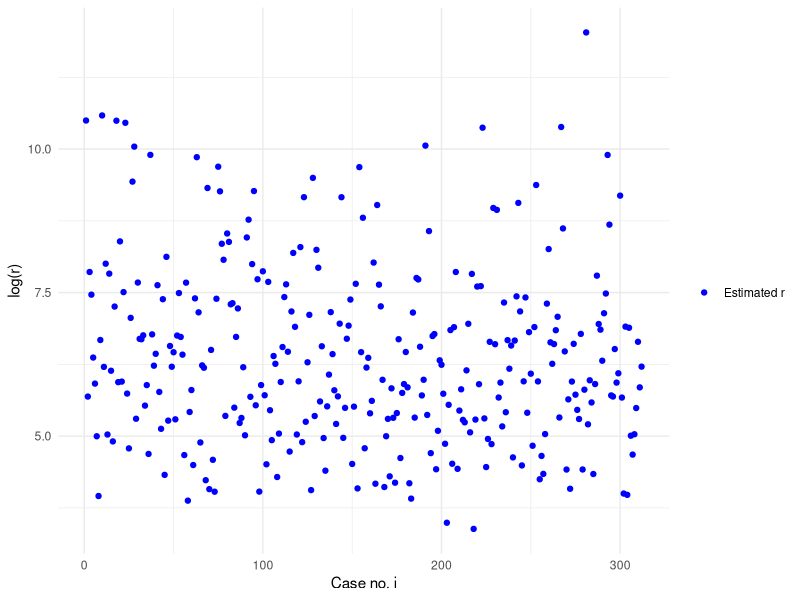
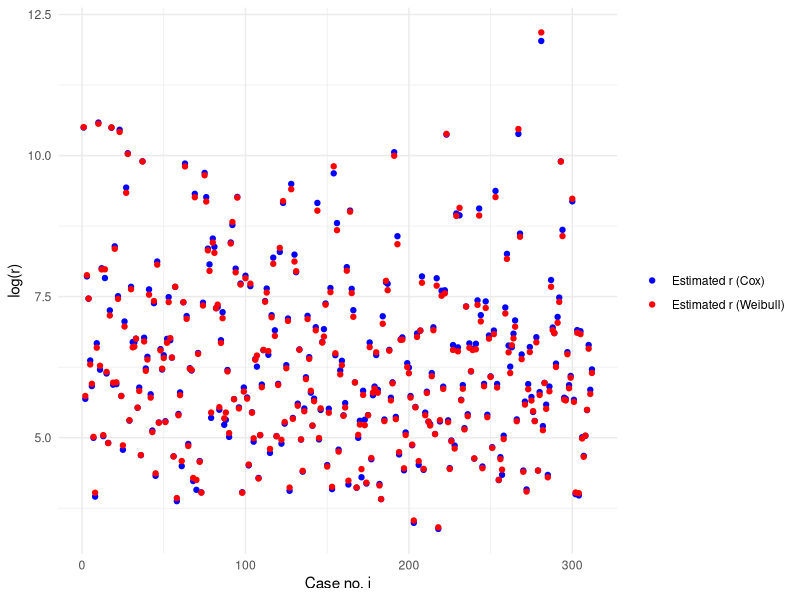
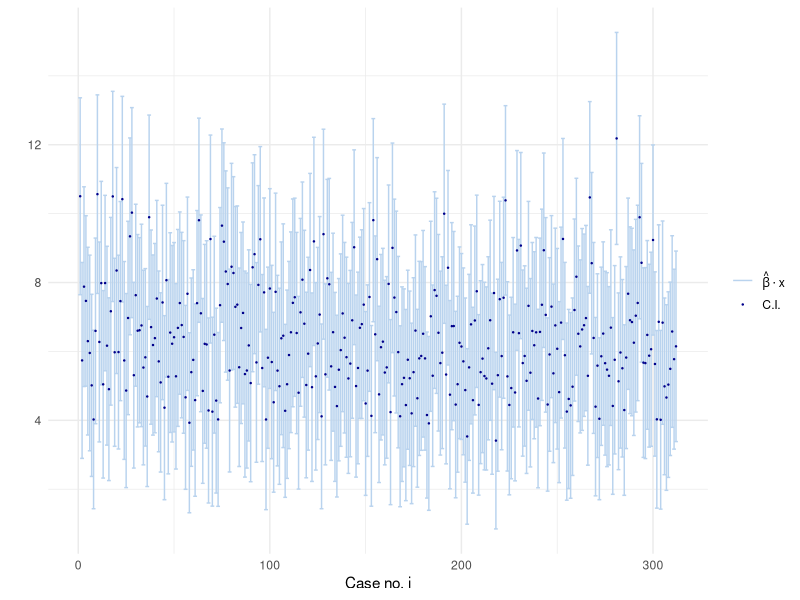
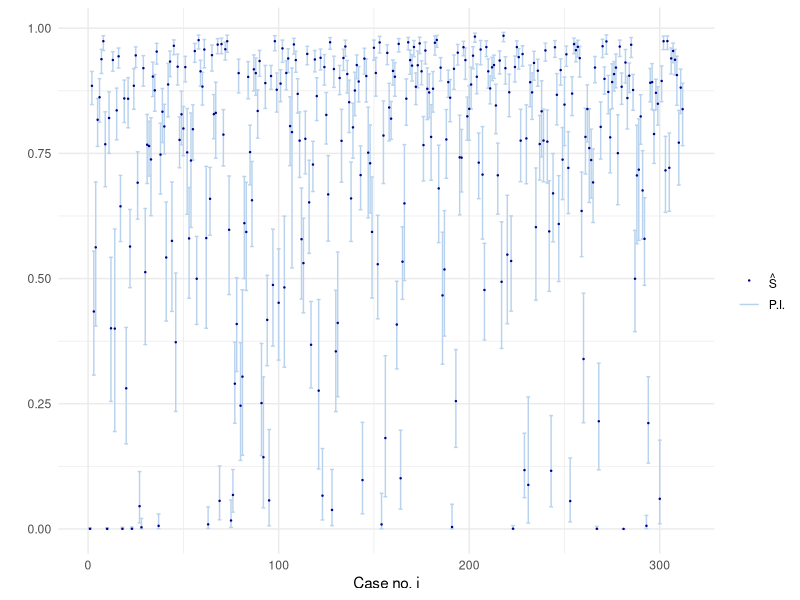
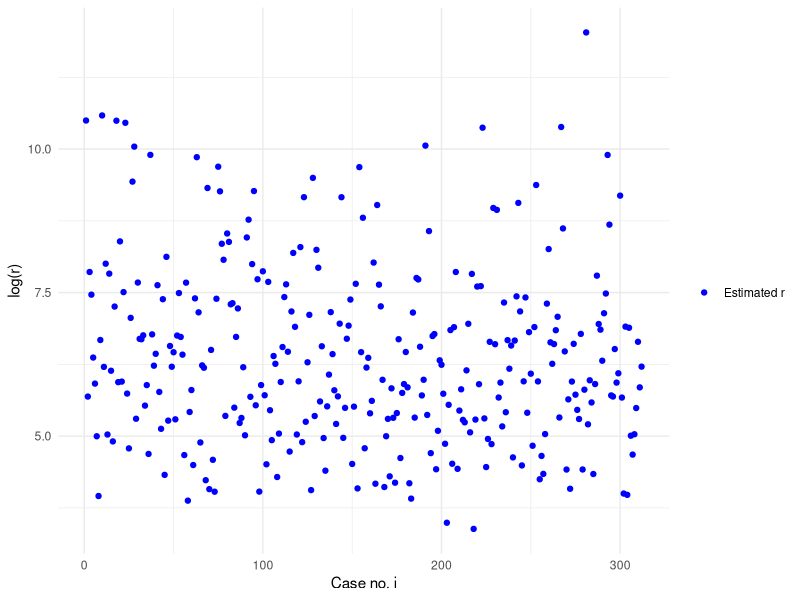
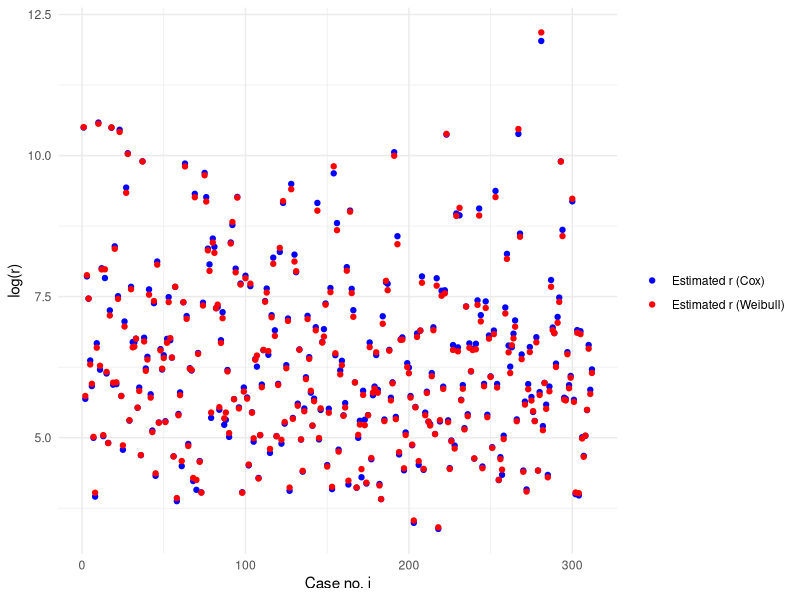
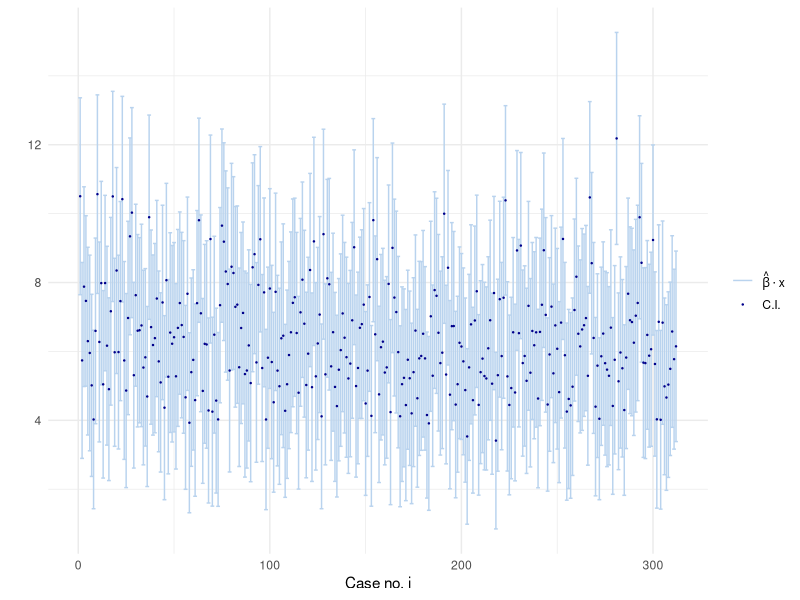
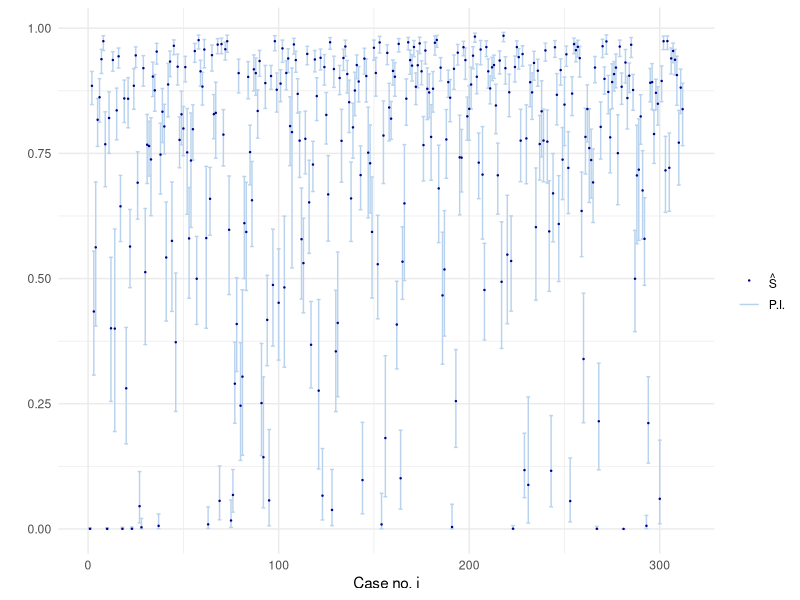

Recreate these plots in R, in order.
### Problem 1 ----
library(survival)
library(xtable)
library(ggplot2)
data(pbc,package="survival")

## a) ----

# Construct train dataset
train <- pbc[1:312, 
             c("age", "sex", "ascites", "hepato", "spiders", "edema",
               "bili", "albumin", "protime", "alk.phos", "ast", "stage",
               "trt", "time")] # pick out first 312 observation
# Add censor column
censor <- pbc$status[1:312]
censor[censor == 1] = 0
censor[censor == 2] = 1
train$censor <-  censor
# Add square and log() of continuous variables
train$age2 <- (train$age)^2
train$lage <- log(train$age)
train$bili2 <- (train$bili)^2
train$lbili <- log(train$bili)
train$albumin2 <- (train$albumin)^2
train$lalbumin <- log(train$albumin)
train$protime2 <- (train$protime)^2
train$lprotime <- log(train$protime)
train$alk.phos2 <- (train$alk.phos)^2
train$lalk.phos <- log(train$alk.phos)
train$ast2 <- (train$ast)^2
train$last <- log(train$ast)


# Elimination strategy: Remove highest p-value until all <= 0.05.
# Function for backward elimination of features:
elim <- function(df, model.type = "cox"){
  y <- "Surv(time, censor)"
  covariates <- setdiff(colnames(df), c("time", "censor"))
  removed <- c()
  p.above <- TRUE
  while(p.above){
    formula <- as.formula(paste(y, paste(covariates, collapse=" + "), 
                                sep=" ~ ")) # Create formula
    model <- p.vals <- NA
    if(model.type == "cox"){
      model <- coxph(formula, data = df)
      s <- summary(model)
      p.vals <- s$coefficients[,5]
    } else if(model.type == "surv"){
      model <- survreg(formula, data = df)
      s <- summary(model)
      p.vals <- s$table[2:(length(covariates)+1), 4]
    } else{
      stop("Invalid model.")
    }
    if(sum(p.vals > 0.05) == 0 || length(covariates) == 1){ # Stop elim
      p.above = FALSE
    } else{
      remove <- which(p.vals == max(p.vals))
      removed <- c(removed, covariates[remove])
      covariates <- covariates[-remove]
    }
  }
  return(list(model = model, removed = removed))
}

# Run step-wise backward elimination procedure
elim.cox <- elim(train)
elim.cox$removed
mod.cox <- elim.cox$model

r.cox <- exp(as.matrix(train[, names(mod.cox$coefficients)]) %*%
               mod.cox$coefficients)

# Plot errf
r.df <- data.frame(log.r.cox = log(r.cox), r.cox = r.cox, x = 1:312)
ggplot(r.df, aes(x = x)) + geom_point(aes(y = log.r.cox, color = "Estimated r")) +
  xlab("Case no. i") + ylab("log(r)") + 
  scale_color_manual(name = " ", values = c("Estimated r" = "blue")) + 
  theme_minimal()
ggsave("figures/errf_cox.pdf", height = 5, width = 8)

## b) ----
elim.surv <- elim(train, model.type = "surv")
elim.surv$removed
mod.surv <- elim.surv$model

# Find corresponding coefficients
gamma <- mod.surv$coefficients
beta <- -gamma[2:length(gamma)]/mod.surv$scale
r.surv <- exp(as.matrix(train[, names(beta)]) %*%
               beta)

# Plot errf together
r.df$r.surv <- r.surv
r.df$log.r.surv <- log(r.surv)
ggplot(r.df, aes(x = x)) + 
  geom_point(aes(y = log.r.cox, color = "Estimated r (Cox)"))+
  geom_point(aes(y = log.r.surv, color = "Estimated r (Weibull)")) + 
  xlab("Case no. i") + ylab("log(r)") + 
  scale_color_manual(name = " ", 
                     values = c("Estimated r (Cox)" = "blue", 
                                            "Estimated r (Weibull)" = "red")) + 
  theme_minimal()
ggsave("figures/errf_both.pdf", height = 5, width = 8)

## c) ----
# Construct table with coefficients and stats
covariates <- names(tail(mod.surv$coefficients,-1))
X <- train[ , covariates]
sd.X <- apply(X, 2, sd)
variation <- sd.X * beta
sum.surv <- summary(mod.surv)
p.vals <- sum.surv$table[2:(length(mod.surv$coefficients)),4]
df <- data.frame("coef" = beta, "p-value" = p.vals,"var" = variation)
xtable(df, digits = 5)


## d) ----
marg.var <- diag(sum.surv$var)
z.alpha <- qnorm(0.05, lower.tail = FALSE)
params <- sum.surv$table[,1]
lower <- params - z.alpha*sqrt(marg.var)
upper <- params + z.alpha*sqrt(marg.var)
conf.ints <- data.frame(upper = upper, lower = lower)
xtable(conf.ints, digits = 5)

# Variance of Taylor expansion
var.T <- function(phi, gamma, x, var.phi, var.g, cov.pg){
  g.x <- t(gamma)%*%x
  val <- exp(-2*phi)*(g.x^2*var.phi + sum(x^2*var.g) -
                        2*g.x*sum(x*cov.pg))
  return(val)
}

# Find variance of errf
var.vec <- rep(NA, 312)
phi <- params[8]
gamma <- params[2:8]
var.phi <- marg.var[9]
var.g <- marg.var[2:8]
cov.pg <- mod.surv$var[9, 2:8]
for(i in 1:312){
  x <- train[i, covariates]
  var.vec[i] <- var.T(phi, as.numeric(gamma), as.numeric(x),
                      var.phi, var.g, cov.pg) 
}

# Add confindence intervals to dataframe
r.df$upper <- r.df$log.r.surv + z.alpha*sqrt(var.vec)
r.df$lower <- r.df$log.r.surv - z.alpha*sqrt(var.vec)

# Plot result
ggplot(r.df, aes(x = x)) + 
  geom_errorbar(aes(ymin=lower, ymax=upper, colour="Confidence interval"), width=2, size = 0.5) + 
  geom_point(aes(y = log.r.surv, color = "Estimated r (Weibull)"), size = 0.2) +
  xlab("Case no. i") + ylab(" ") + 
  scale_color_manual(name = " ", 
                     values = c("Estimated r (Weibull)" = "blue4", 
                                "Confidence interval" = "slategray2" ),
                     labels = expression(hat(beta)%.%x, paste("C.I."))) + 
  theme_minimal()
ggsave("figures/errf_confint.pdf", height = 5, width = 10)


## e) ----

#Initialize parameters
t <- 1500
f.vec <- f.lower <- f.upper <- rep(NA, 312)
mu <- params[1]

# Find pred.int. for cloglog transformation
for(i in 1:312){
  x <- train[i, covariates]
  g.x <- t(as.numeric(gamma))%*%as.numeric(x)
  c <- log(t) - mu - g.x # const. which is reused
  f.val <- exp(-phi)*c
  a <- -exp(-phi)*as.numeric(c(1, x, c))
  b <- exp(-phi)*(log(t) - g.x + c*phi + sum(x*gamma))
  
  sdev <- sqrt(t(a)%*%mod.surv$var%*%a)
  f.lower[i] <- f.val - z.alpha*sdev
  f.upper[i] <- f.val + z.alpha*sdev
  f.vec[i] <- f.val
}

# Inverse of cloglog
inv.cloglog <- function(x){
  return(exp(-exp(x)))
}

# Plot pred.ints.
S.df <- data.frame(S = inv.cloglog(f.vec), lower = inv.cloglog(f.upper),
                   upper = inv.cloglog(f.lower), x = 1:312)

ggplot(S.df, aes(x = x)) + 
  geom_errorbar(aes(ymin=lower, ymax=upper, colour="Prediction Interval"), width=2, size = 0.5) + 
  geom_point(aes(y = S, color = "cloglog(S)"), size = 0.2) +
  xlab("Case no. i") + ylab(" ") + 
  scale_color_manual(name = " ", 
                     values = c("cloglog(S)" = "blue4", 
                                "Prediction Interval" = "slategray2"),
                     labels = expression(hat(S), paste("P.I."))) + 
  theme_minimal()
ggsave("figures/S.pdf", width = 10, height = 5)

